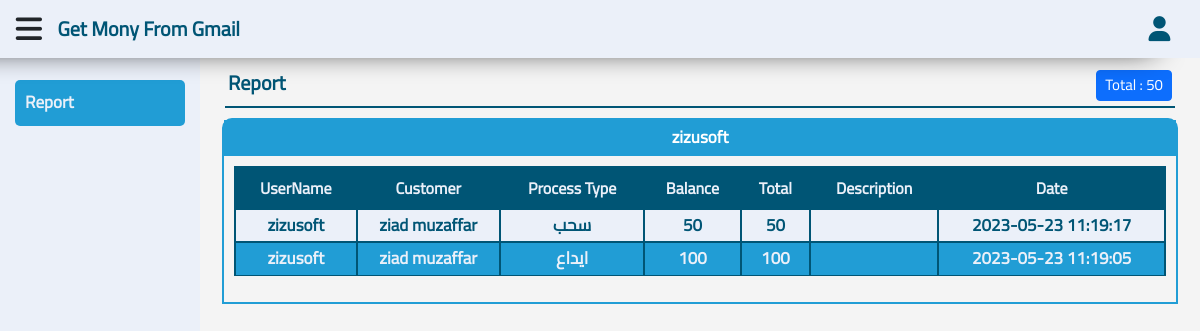
Screenshot of /report.php?Page=View (signed in) with the database file from the repository.
### tables this page shows
CREATE TABLE `users` (
  `id` int(11) NOT NULL,
  `username` text NOT NULL,
  `balance` int(11) NOT NULL,
  `pass` text NOT NULL,
  `phone` text NOT NULL,
  `main_email` text NOT NULL,
  `email` text NOT NULL,
  `us_date` timestamp NOT NULL DEFAULT current_timestamp(),
  `active` int(1) NOT NULL DEFAULT 0,
  `type` int(1) NOT NULL DEFAULT 2
);

CREATE TABLE `transactions` (
  `id` int(11) NOT NULL,
  `user_id` int(11) NOT NULL,
  `customer_id` int(11) NOT NULL,
  `process_type` int(1) NOT NULL,
  `balance` double NOT NULL,
  `total` int(11) NOT NULL,
  `descr` text NOT NULL,
  `tr_date` timestamp NOT NULL DEFAULT current_timestamp() ON UPDATE current_timestamp()
);

CREATE TABLE `customers` (
  `id` int(11) NOT NULL,
  `fullname` text NOT NULL,
  `cu_date` timestamp NOT NULL DEFAULT current_timestamp(),
  `active` int(1) NOT NULL DEFAULT 0
);

### init.php (called while the page is built, shortened)
<?php
$inc = 'inc/';
$temp = $inc . 'temp/';
include $temp . 'header.php';

### function.php (called while the page is built, shortened)
<?php
function filterPage() {
    if (isset($_GET['Page']) && !empty($_GET['Page'])) {
        return filter_var($_GET['Page'], FILTER_SANITIZE_STRING);
    }
}
function getItem($table, $value, $where, $select) {
    global $con;
    $statment = $con->prepare("SELECT * FROM $table WHERE $where");
    $statment->execute(array($value));
    $fetch = $statment->fetch();
    return $fetch[$select];
}
function getData ($table, $where = '1 = 1', $value = null, $by = 'id', $order = 'DESC', $limit = null) {
    global $con;
    $statment = $con->prepare("SELECT * FROM $table WHERE $where ORDER BY $by $order $limit");
    $statment->execute($value);
    return $statment->fetchAll();
}
function getLastItem ($select, $table, $where = '1 = 1', $value) {
    global $con;
    $statment = $con->prepare("SELECT * FROM $table WHERE $where");
    $statment->execute(array($value));
    $last = '';
    foreach ($statment->fetchAll() as $all) {$last = $all[$select];}
    return $last;
}

### inc/page/report/view.php (the view, shortened to what this page needs)
<div class="content">
    <nav class="navbar navbar-expand-lg">
        <a class="navbar-brand">
            <span><?php echo $pageTitle ?></span>
        </a>
        <div class="collapse navbar-collapse" id="navbarSupportedContent">
            <ul class="navbar-nav me-auto mb-2 mb-lg-0">
                <li class="nav-item">
                    <a class="nav-link btn btn-primary btn-sm" aria-current="page" href="?Page=View">
                        <span>Total : <?php echo getLastItem('total', 'transactions', 'user_id = ?', getItem('users',$_SESSION['foursan'],'username=?','id')) ?></span>
                    </a>
                </li>
            </ul>
        </div>
    </nav>
    <div class="container">
        <div class="panel">
            <div class="panel-heading">
                <?php echo getItem('users', $_SESSION['foursan'], 'username = ?', 'username') ?>
            </div>
            <div class="panel-body">
                <div class="table-responsive">
                    <table class="table">
                        <thead>
                            <tr>
                                <th scope="col">UserName</th>
                                <th scope="col">Customer</th>
                                <th scope="col">Process Type</th>
                                <th scope="col">Balance</th>
                                <th scope="col">Total</th>
                                <th scope="col">Description</th>
                                <th scope="col">Date</th>
                            </tr>
                        </thead>
                        <tbody>
                            <?php foreach (getData('transactions','user_id=?',array(getItem('users',$_SESSION['foursan'],'username=?','id'))) as $all) { $i = 1; ?>
                            <tr>
                                <td><?php echo getItem('users',$all['user_id'],'id=?', 'username') ?></td>
                                <td><?php echo getItem('customers',$all['customer_id'],'id=?','fullname') ?></td>
                                <td><?php if($all['process_type']==1){echo'سحب';}else{echo'ايداع';} ?></td>
                                <td><?php echo $all['balance'] ?></td>
                                <td><?php echo $all['total'] ?></td>
                                <td><?php echo $all['descr'] ?></td>
                                <td><?php echo $all['tr_date'] ?></td>
                            </tr>
                            <?php } ?>
                        </tbody>
                    </table>
                </div>
            </div>
        </div>
    </div>
</div>

### report.php (shortened to what this page needs)
<?php
if (isset($_SESSION['foursan'])&&$_SESSION['idForsan']==2) {
    $pageTitle = 'Report';
    include 'init.php';
    include $topbar;
    include $sidebar;
    if (filterPage() == 'View') {
        include $pageReport . 'view.php';
    }
    include $footer;
} else {
    header('Location: index.php');
    exit();
}
?>

### inc/temp/header.php (shortened to what this page needs)
<!DOCTYPE html>
<html lang="en" dir="ltr">
    <head>
        <link rel="stylesheet" href="lay/lib/normalize_v8.0.1.css">
        <link rel="stylesheet" href="lay/lib/bootstrap.rtl.min.css">
        <link rel="stylesheet" href="lay/lib/fontawesome-free-6.3.0.css">
        <link rel="stylesheet" href="lay/lib/chosen.min.css">
        <link rel="stylesheet" href="lay/css/style.css">
    </head>
    <body>

### inc/temp/topbar.php (shortened to what this page needs)
<div class="topbar">
    <div class="title-arae">
        <i class="fa fa-bars fa-fw" id="toggleSidebar"></i>
        <p>Get Mony From Gmail</p>
    </div>
    <div class="actions">
        <div class="users-area">
            <i class="fa fa-user fa-fw"></i>
        </div>
    </div>
</div>

### inc/temp/sidebar.php
<div class="sidebar">
    <ul class="menu">
        <?php if ($_SESSION['idForsan']==1) { ?>
        <li>
            <a href="admins.php?Page=View" class="active-admins-class">
                <span>Admins</span>
            </a>
        </li>
        <li>
            <a href="customers.php?Page=View" class="active-customers-class">
                <span>Customers</span>
            </a>
        </li>
        <li>
            <a href="users.php?Page=View" class="active-users-class">
                <span>Users</span>
            </a>
        </li>
        <li>
            <a href="transactions.php?Page=View" class="active-transactions-class">
                <span>Transactions</span>
            </a>
        </li>
        <?php } else { ?>
        <li>
            <a href="report.php?Page=View" class="active-report-class">
                <span>Report</span>
            </a>
        </li>
        <?php } ?>
    </ul>
</div>

### inc/temp/footer.php (shortened to what this page needs)
        </body>
</html>

### lay/css/style.css (style rules this page uses)
:root { --background: #ebf0f9; --primary: white; --secondry: #005575; --third: #219dd5; }
* { box-sizing: border-box; font-family: 'Cairo'; }
body { background-color: #f4f4f4; }
ul { list-style: none; }
a { text-decoration: none; }
P, ul { margin: 0; padding: 0; }
.topbar { background-color: var(--background); padding: 10px; width: 100%; position: fixed; top: 0; left: 0; z-index: 999; box-shadow: -46px -10px 30px black; }
.topbar .title-arae > i { font-size: 30px; cursor: pointer; }
.topbar .title-arae p { margin-left: 10px; color: var(--secondry); font-size: 20px; font-weight: bold; }
.topbar .actions { color: var(--secondry); font-size: 25px; font-weight: bold; }
.topbar .actions > div { margin: 0 5px; }
.topbar .actions i { cursor: pointer; color: var(--secondry); margin: 0 10px; }
.topbar, .topbar .title-arae, .topbar .actions { display: flex; justify-content: space-between; align-items: center; }
.topbar .users-area { position: relative; }
.sidebar { width: 200px; height: 100%; position: fixed; top: 0; left: 0; background-color: var(--background); transition: .3s; z-index: 99; }
.sidebar .menu { margin: 80px 15px; }
.sidebar .menu li a { color: var(--secondry); margin-bottom: 5px; padding: 10px; display: block; width: 100%; border-radius: 5px; }
.sidebar .menu li a span { font-size: 17px; font-weight: bold; }
.sidebar .menu li .active { background-color: var(--third); color: var(--background); }
.content { position: relative; top: 50px; left: 200px; width: calc(100% - 200px); transition: .3s; padding: 10px; }
.navbar { border-bottom: 2px solid var(--secondry); margin: 0 15px 10px; padding: 3px; }
.navbar .navbar-brand { color: var(--secondry); font-weight: bold; font-size: 20px; margin: 0; }
.navbar ul { margin: 5px 0; }
.navbar ul a,.navbar ul a:hover,.navbar ul a:focus { padding: 3px; color: white; font-size: 15px; }
.panel { border: 2px solid var(--third); margin-bottom: 10px; border-radius: 10px 10px 0 0; }
.panel .panel-heading { padding: 5px; font-size: 17px; font-weight: bold; background-color: var(--third); color: var(--primary); text-align: center; }
.panel .panel-body { padding: 10px; }
table thead { background-color: var(--secondry); color: var(--background); }
table tbody tr { color: var(--secondry); font-size: 17px; }
table tbody tr td { padding: 3px !important; font-weight: bold; }
table tbody tr:nth-child(odd) { background-color: var(--background); color: var(--secondry); }
table tbody tr:nth-child(even) { background-color: var(--third); color: var(--background); }
table th, table td { border: 2px solid var(--secondry); vertical-align: middle; text-align: center; }

### rows the page displays
users: id.total "50", username "zizusoft"
transactions: user.username "zizusoft", customer.fullname "ziad muzaffar", process_type "سحب", balance "50", total "50", tr_date "2023-05-23 11:19:17"
transactions: user.username "zizusoft", customer.fullname "ziad muzaffar", process_type "ايداع", balance "100", total "100", tr_date "2023-05-23 11:19:05"

### other values shown
$pageTitle "Report"
